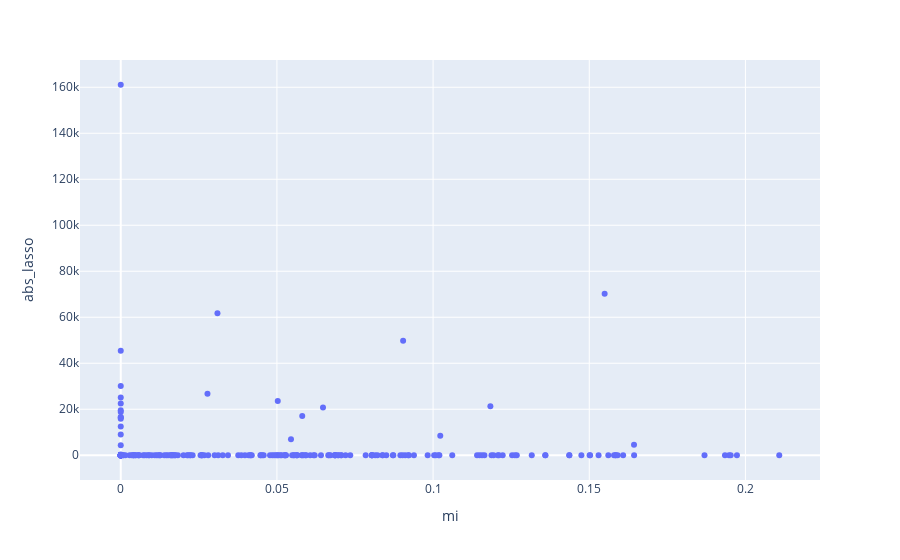

Notebook cell for this chart:
### Code cell
fts["abs_lasso"] = abs(fts["lasso"])
px.scatter(fts, x="mi", y="abs_lasso", hover_data=["ft"])

### Figure 1 — Plotly figure (JSON) as saved in the notebook; plotly's stock layout.template omitted (floating-point values rounded to 4 significant figures; data arrays with more than 128 entries replaced by an {"elided": "..."} marker saying what was removed)
{"data": [{"customdata": {"elided": "230x1 str values"}, "hovertemplate": "mi=%{x}<br>abs_lasso=%{y}<br>ft=%{customdata[0]}<extra></extra>", "legendgroup": "", "marker": {"color": "#636efa", "symbol": "circle"}, "mode": "markers", "name": "", "orientation": "v", "showlegend": false, "type": "scatter", "x": {"elided": "230 float values"}, "xaxis": "x", "y": {"elided": "230 float values"}, "yaxis": "y"}], "layout": {"legend": {"tracegroupgap": 0}, "margin": {"t": 60}, "xaxis": {"anchor": "y", "domain": [0, 1], "title": {"text": "mi"}}, "yaxis": {"anchor": "x", "domain": [0, 1], "title": {"text": "abs_lasso"}}}}
